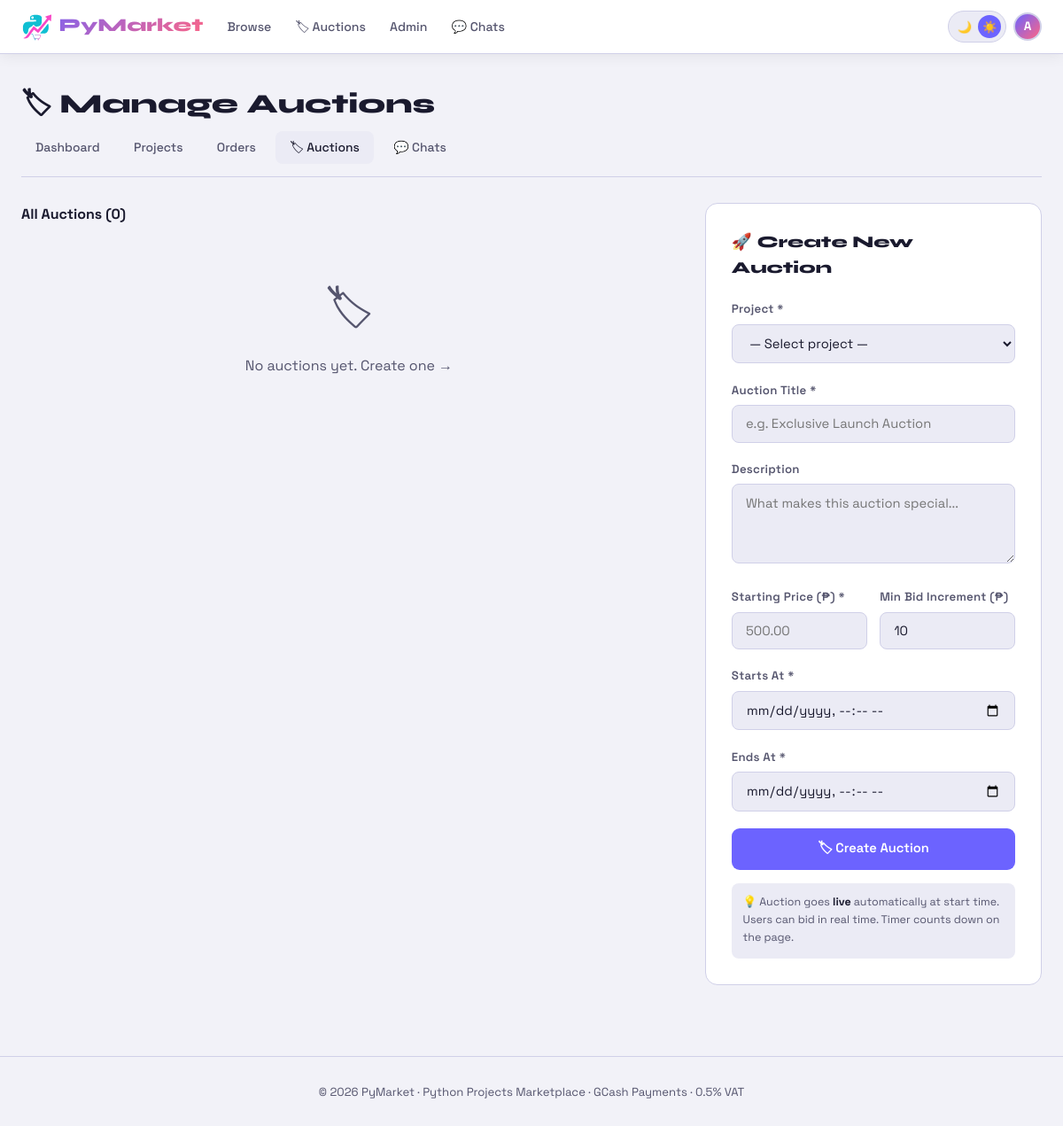
The app's page /admin/auctions (signed in), older data.
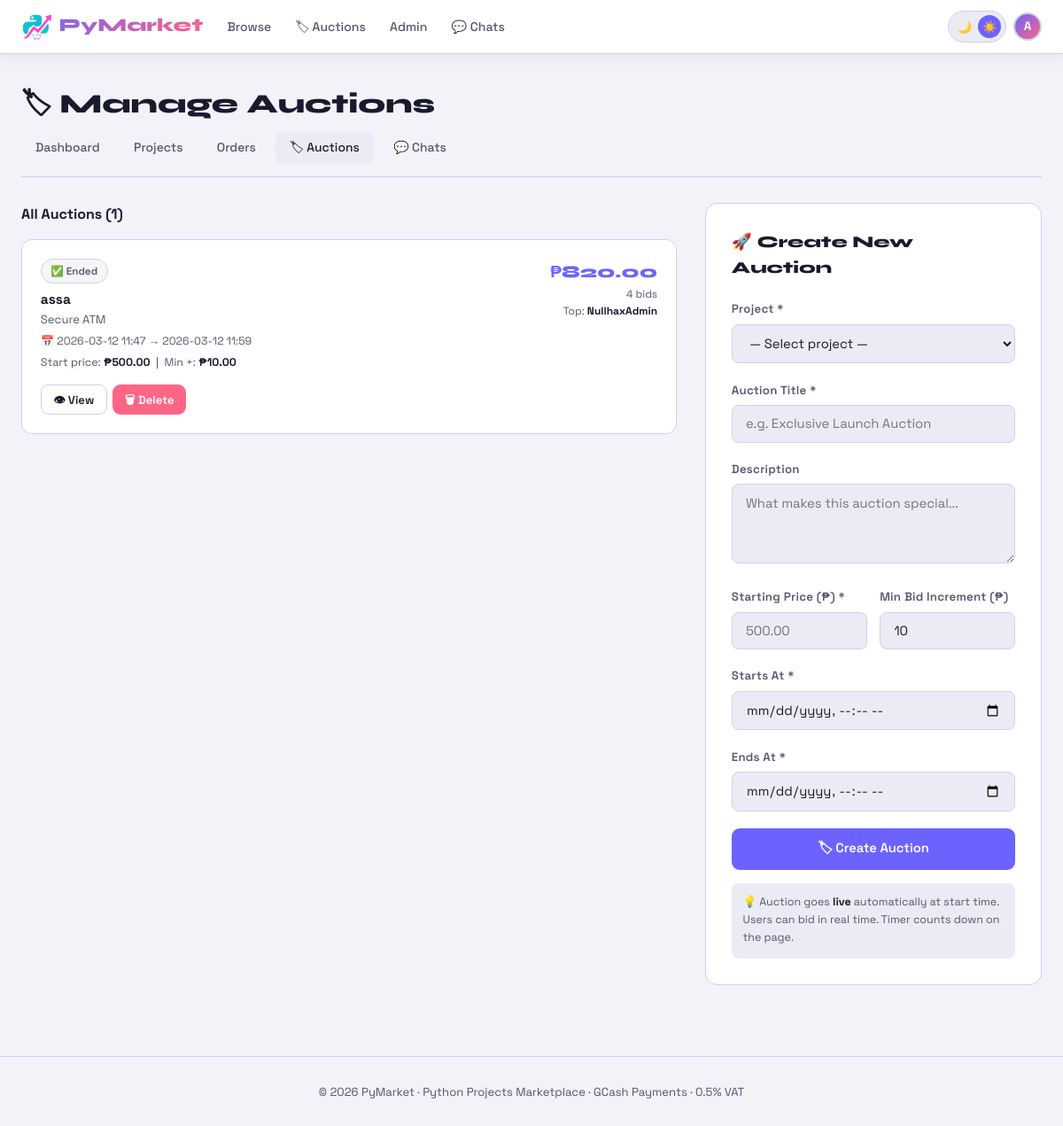
The same page, newer data.
### tables this page shows
CREATE TABLE auctions (
            id INTEGER PRIMARY KEY AUTOINCREMENT,
                    project_id INTEGER NOT NULL,
                            title TEXT NOT NULL,
                                    description TEXT NOT NULL,
                                            start_price REAL NOT NULL DEFAULT 0,
                                                    min_increment REAL NOT NULL DEFAULT 10,
                                                            starts_at TEXT NOT NULL,
                                                                    ends_at TEXT NOT NULL,
                                                                            status TEXT DEFAULT 'upcoming',
                                                                                    winner_id INTEGER,
                                                                                            winning_bid REAL,
                                                                                                    created_at TEXT DEFAULT CURRENT_TIMESTAMP
                                                                                                        );

CREATE TABLE projects (
                id INTEGER PRIMARY KEY AUTOINCREMENT,
                title TEXT NOT NULL,
                description TEXT NOT NULL,
                price REAL NOT NULL,
                tech_stack TEXT,
                category TEXT,
                file_path TEXT,
                is_active INTEGER DEFAULT 1,
                created_at TEXT DEFAULT CURRENT_TIMESTAMP
            );

### app.py (the view, shortened to what this page needs)
@app.route('/admin/auctions', methods=['GET','POST'])
@login_required
@admin_required
def admin_auctions():
    db=get_db()
    auction_rows = db.execute("""
        SELECT a.*, p.title as project_title,
            (SELECT COUNT(*) FROM auction_bids WHERE auction_id=a.id) as bid_count,
            (SELECT MAX(amount) FROM auction_bids WHERE auction_id=a.id) as current_bid,
            (SELECT u.username FROM auction_bids b JOIN users u ON b.user_id=u.id
             WHERE b.auction_id=a.id ORDER BY b.amount DESC LIMIT 1) as top_bidder
        FROM auctions a JOIN projects p ON a.project_id=p.id ORDER BY a.starts_at DESC
    """).fetchall()
    auctions_list = []
    for a in auction_rows:
        d = dict(a)
        d['live_status'] = auction_status(a)
        auctions_list.append(d)
    projects = db.execute("SELECT id,title FROM projects WHERE is_active=1").fetchall()
    return render_template('admin/auctions.html', auctions=auctions_list, projects=projects)

### app.py (called while the page is built)
def get_db():
    conn = sqlite3.connect(DB_PATH)
    conn.row_factory = sqlite3.Row
    return conn

def login_required(f):
    @wraps(f)
    def decorated(*args, **kwargs):
        if 'user_id' not in session:
            flash('login_required')
            return redirect(url_for('login', next=request.url))
        return f(*args, **kwargs)
    return decorated

def admin_required(f):
    @wraps(f)
    def decorated(*args, **kwargs):
        if not session.get('is_admin'):
            return redirect(url_for('index'))
        return f(*args, **kwargs)
    return decorated

def auction_status(a):
    now = datetime.now().isoformat()
    starts = a['starts_at'] or ''
    ends   = a['ends_at'] or ''
    if not starts or now < starts:
        return 'upcoming'
    if ends and now > ends:
        return 'ended'
    return 'live'

### templates/admin/auctions.html (shortened to what the changed rows need)
{% extends 'base.html' %}
{% block content %}
<div class="container">
  <h1 class="page-title">🏷 Manage Auctions</h1>
  <div style="display:grid;grid-template-columns:1fr 380px;gap:2rem;align-items:start">
    <div>
      <h2 style="font-size:1rem;font-weight:700;margin-bottom:1rem">All Auctions ({{ auctions|length }})</h2>
      {% if auctions %}
      <div style="display:flex;flex-direction:column;gap:.9rem">
        {% for a in auctions %}
        <div style="background:var(--surface);border:1px solid var(--border);border-radius:12px;padding:1.3rem{% if a['live_status']=='live' %};border-color:rgba(0,214,143,.3){% endif %}">
          <div style="display:flex;align-items:flex-start;gap:.8rem;flex-wrap:wrap">
            <div style="flex:1;min-width:160px">
              <div style="display:flex;align-items:center;gap:.5rem;flex-wrap:wrap;margin-bottom:.35rem">
                <span class="badge status-{{ a['live_status'] }}">
                  {% if a['live_status']=='live' %}🟢 LIVE{% elif a['live_status']=='upcoming' %}⏳ Upcoming{% else %}✅ Ended{% endif %}
                </span>
              </div>
              <div style="font-weight:700;font-size:.97rem">{{ a['title'] }}</div>
              <div style="color:var(--muted);font-size:.82rem">{{ a['project_title'] }}</div>
              <div style="color:var(--muted);font-size:.77rem;margin-top:.3rem">
                📅 {{ a['starts_at'][:16].replace('T',' ') if a['starts_at'] }} → {{ a['ends_at'][:16].replace('T',' ') if a['ends_at'] }}
              </div>
              <div style="font-size:.78rem;margin-top:.25rem;color:var(--muted)">
                Start price: <strong style="color:var(--text)">₱{{ "%.2f"|format(a['start_price']) }}</strong> &nbsp;|&nbsp;
                Min +: <strong style="color:var(--text)">₱{{ "%.2f"|format(a['min_increment']) }}</strong>
              </div>
            </div>
            <div style="text-align:right;flex-shrink:0">
              <div style="font-family:var(--display);font-weight:800;font-size:1.2rem;color:{% if a['live_status']=='live' %}var(--green){% else %}var(--accent){% endif %}">
                ₱{{ "%.2f"|format(a['current_bid'] or a['start_price']) }}
              </div>
              <div style="font-size:.75rem;color:var(--muted)">{{ a['bid_count'] }} bids</div>
              {% if a['top_bidder'] %}<div style="font-size:.75rem;color:var(--muted)">Top: <strong style="color:var(--text)">{{ a['top_bidder'] }}</strong></div>{% endif %}
            </div>
          </div>
          <div style="display:flex;gap:.4rem;margin-top:.9rem;flex-wrap:wrap">
            <a href="{{ url_for('auction_detail', aid=a['id']) }}" class="btn btn-outline btn-sm" target="_blank">👁 View</a>
            <a href="{{ url_for('delete_auction', aid=a['id']) }}" class="btn btn-danger btn-sm"
               onclick="return confirm('Delete this auction and all bids?')">🗑 Delete</a>
          </div>
        </div>
        {% endfor %}
      </div>
      {% else %}
      <div class="empty" style="padding:2.5rem"><div class="empty-icon">🏷</div><div>No auctions yet. Create one →</div></div>
      {% endif %}
    </div>
  </div>
</div>
{% endblock %}

Row changes from the older to the newer data that the page shows:
added auctions: title "assa", project_title "Secure ATM", starts_at "2026-03-12 11:47", ends_at "2026-03-12 11:59", start_price "500.00", min_increment "10.00", a "820.00", bid_count "4", top_bidder "NullhaxAdmin"
Text that changed along with them:
{{ auctions|length }}: "0" → "1"
text no longer shown: "🏷 No auctions yet. Create one →"
